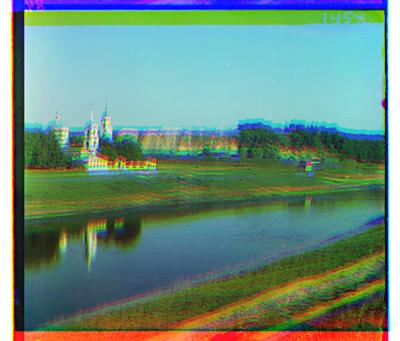
%> input picture lab3/lab3/lab3/image1-color.jpg, 400 x 341 px
$ octave --eval "result = harris(rgb2gray(imread('image1-color.jpg')));"   (GNU Octave 9; MATLAB toolbox functions it lacks are replaced by stand-ins)
%> lines starting %> are read from the running program, lines starting %| are printed output that depends on the picture
function [points] = harris(image)
%HARRIS Summary of this function goes here
%   Detailed explanation goes here

    img=double(image);
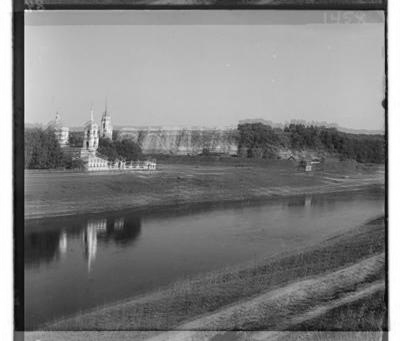
%> img: size 341x400 double; min 6, max 255, mean 127.9
    %filter = double([-1 0 1; -1 0 1; -1 0 1]);
    filter = fspecial('sobel');
    f_x = filter;
    f_y = rot90(filter);

    [w_in,h_in]=size(img);
%> w_in = 341; h_in = 400

    dx =conv2(img,f_x);
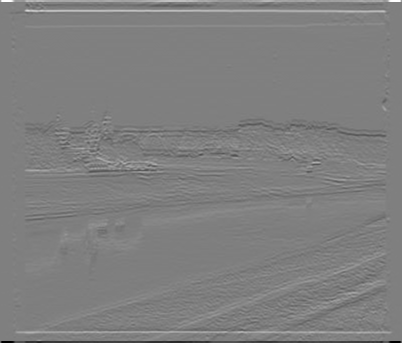
%> dx: size 343x402 double; min -1019, max 1017, mean 0; drawn with min black and max white
    dy=conv2(img,f_y);
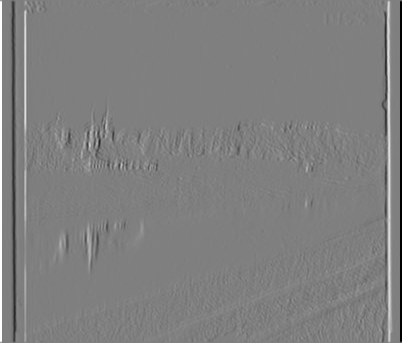
%> dy: size 343x402 double; min -1020, max 1020, mean 0; drawn with min black and max white
    dxy=dx.*dy;
    %order 2 derivative
    filter2=fspecial('gaussian',[3,3],1);
    dx2=conv2(dx.^2,filter2);
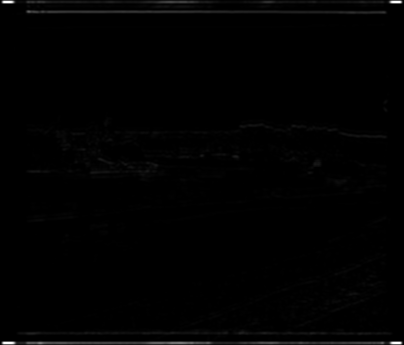
%> dx2: size 345x404 double; min 0, max 752563.4, mean 5836.3; drawn with min black and max white
    dy2=conv2(dy.^2,filter2);
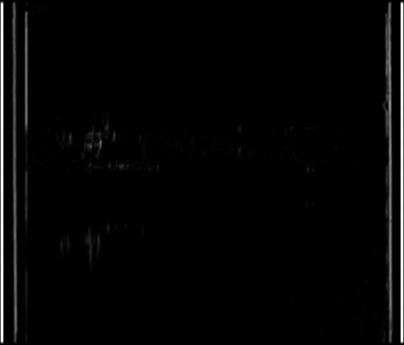
%> dy2: size 345x404 double; min 0, max 755263.4, mean 17077.7; drawn with min black and max white
    dxy2= conv2(dxy.^2,filter2);
    op_kps = zeros([w_in,h_in]);
    for i =1:w_in
        for j=1:h_in
            hmat=[[dx2(i,j) dxy2(i,j)]; [dxy2(i,j) dy2(i,j)]];
            r=det(hmat)-0.04*trace(hmat)^2;
            %fprintf('%d %d \n',i,j);
            op_kps(i,j)=r;
        end
    end
    %disp(op_kps);
    [x,y]=find(op_kps>0,200);
%> x = 200 values from 19 to 324; y = 200 values from 5 to 300
    points =[x,y];
%> points = 200 rows, first 12: [37 5; 48 5; 49 5; 110 5; 126 5; 193 5; 201 5; 211 5; 212 5; 225 5; 226 5; 320 5]
%> `result = harris(rgb2gray(imread('image1-color.jpg')));`: result has the same summary as points in harris
end
